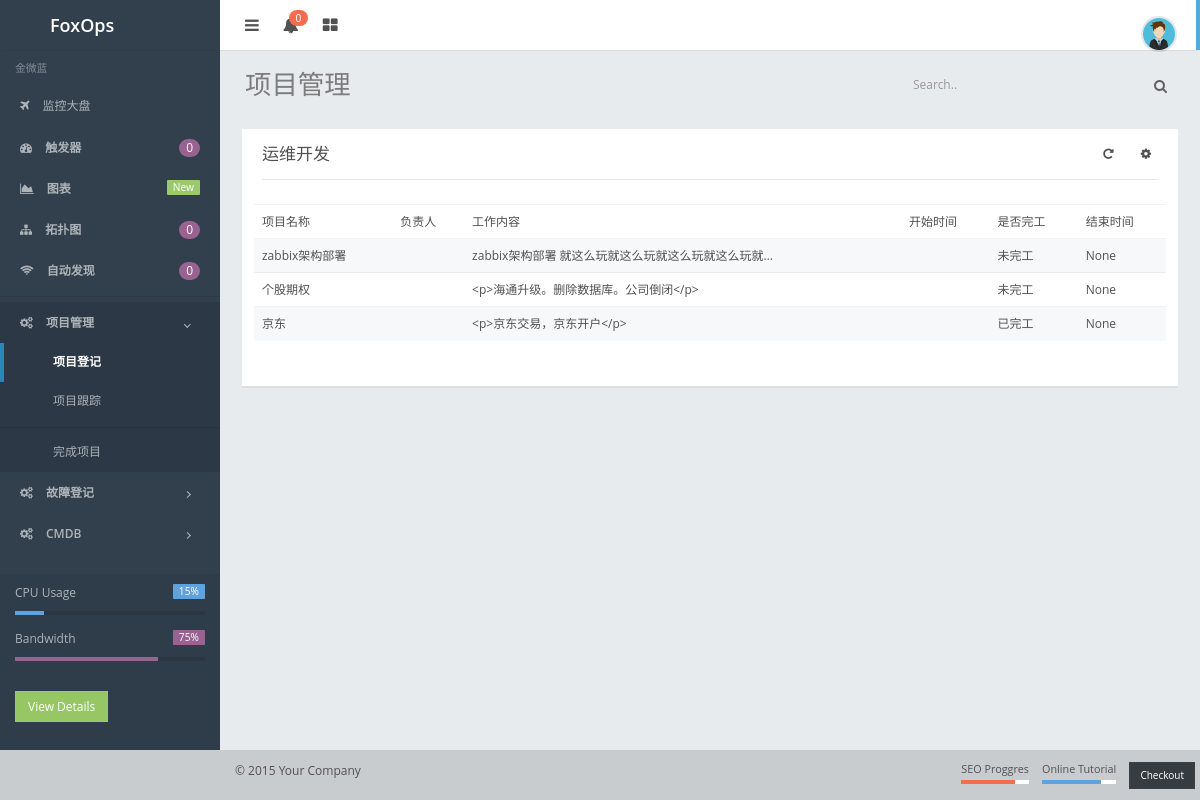
Page /projectpig/Projectpig/ on the committed database.
### projectpig/models.py (models this page shows, shortened)
class Projectpig(models.Model):
    project_name = models.CharField(u'项目名',max_length=64)
    person_in_charge = models.ForeignKey(UserProfile,verbose_name='负责人')
    work_content = models.TextField(u'工作内容',)
    open_date = models.DateField(u'开始时间')
    end_choices = (
        (0,'None'),
        (1,u'已完工'),
        (2,u'未完工')
    )
    end_type = models.IntegerField(u'完工状态',choices=end_choices,default=0,blank=True,null=True)
    end_date = models.DateField(u'结束时间',blank=True,null=True)

### projectpig/views.py (the view)
def Projectpig(request):
    project_list = models.Projectpig.objects.all()
    return render(request, 'Projectpig/project_list.html', {'project_list':project_list})

### templates/Projectpig/project_list.html (shortened to what this page needs)
{% extends 'start/index.html' %}
{% block  page-title %}
    项目管理
{% endblock %}
{% block page-content %}
  <div class="row">
    <div class="col-lg-12">
        <div class="panel">
            <div class="panel-heading">
                <div class="panel-control">
                    <button id="demo-panel-network-refresh" data-toggle="panel-overlay" data-target="#demo-panel-network" class="btn"><i class="fa fa-rotate-right"></i></button>
                    <div class="btn-group">
                        <button class="dropdown-toggle btn" data-toggle="dropdown" aria-expanded="false"><i class="fa fa-gear"></i></button>
                    </div>
                </div>
                <h3 class="panel-title">运维开发</h3>
            </div>
            <div class="panel-body " style="position:relative;z-index:2">
                <div class="row">
                 <table id='host_status_list' class="table table-striped table-hover">
                    <thead>
                        <tr>
                            <td>项目名称</td>
                            <td>负责人</td>
                            <td>工作内容</td>
                            <td>开始时间</td>
                            <td>是否完工</td>
                            <td>结束时间</td>
                        </tr>
                    </thead>
                    <tbody>
                    {% for project in project_list %}
                        <tr project_name="{{ project.project_name }}">
                            <td data-type="project_name"><a href="{% url 'new_article_list' %}">{{ project.project_name }}</a></td>
                            <td data-type="person_in_charge">{{ project.person_in_charge }}</td>
                            <td data-type="work_content">{{ project.work_content|truncatechars:30 }}</td>
                            <td data-type="open_date">{{ project.open_date|date:"Y-m-d" }}</td>
                            <td data-type="end_type">{{ project.get_end_type_display }}</td>
                            <td data-type="end_date">{{ project.end_date }}</td>
                        </tr>
                      {% endfor %}
                    </tbody>
                 </table>
                </div>
            </div>
        </div>
    </div>
  </div>
{% endblock %}

### templates/start/index.html (shortened to what this page needs)
{% extends 'start/base.html' %}
{% block content-container %}
<div id="container" class=" mainnav-lg mainnav-fixed navbar-fixed aside-fixed footer-fixed">
		<header id="navbar">
			<div id="navbar-container" class="boxed">
				<div class="navbar-header">
					<a href="index.html" class="navbar-brand">
						<div class="brand-title">
							<span class="brand-text">FoxOps</span>
						</div>
					</a>
				</div>
				<div class="navbar-content clearfix">
					<ul class="nav navbar-top-links pull-left">
						<li class="tgl-menu-btn">
							<a class="mainnav-toggle" href="#">
								<i class="fa fa-navicon fa-lg"></i>
							</a>
						</li>
						<li class="dropdown">
							<a href="#" data-toggle="dropdown" class="dropdown-toggle">
								<i class="fa fa-bell fa-lg"></i>
								<span class="badge badge-header badge-danger">0</span>
							</a>
						</li>
						<li class="mega-dropdown">
							<a href="#" class="mega-dropdown-toggle">
								<i class="fa fa-th-large fa-lg"></i>
							</a>
						</li>
					</ul>
					<ul class="nav navbar-top-links pull-right">
						<li id="dropdown-user" class="dropdown">
							<a href="#" data-toggle="dropdown" class="dropdown-toggle text-right">
								<span class="pull-right">
									<img class="img-circle img-user media-object" src="/static/unity/img/av1.png" alt="Profile Picture">
								</span>
							</a>
						</li>
					</ul>
				</div>
			</div>
		</header>
		<div class="boxed">
			<div id="content-container">
				<div id="page-title">
					<h2 class="page-header text-overflow">{% block page-title %}your page title{% endblock %}</h2>
					<div class="searchbox">
						<div class="input-group custom-search-form">
							<input type="text" class="form-control" placeholder="Search..">
							<span class="input-group-btn">
								<button class="text-muted" type="button"><i class="fa fa-search"></i></button>
							</span>
						</div>
					</div>
				</div>
				<div id="page-content">
                {% block page-content %}{% endblock %}
				</div>
			</div>
			<nav id="mainnav-container">
				<div id="mainnav">
					<div id="mainnav-menu-wrap">
						<div class="nano">
							<div class="nano-content">
								<ul id="mainnav-menu" class="list-group">
									<li class="list-header">金微蓝</li>
									<li class="">
										<a href="{% url 'dashboard' %}">
											<i class="fa fa-plane"></i>
											<span class="menu-title">监控大盘</span>
										</a>
									</li>
									<li>
										<a href="{% url 'triggers' %}">
											<i class="fa fa-dashboard"></i>
                                            <span class="menu-title">
												<strong>触发器</strong>
												<span class="pull-right badge badge-purple">0</span>
											</span>
										</a>
									</li>
									<li>
										<a href="#">
											<i class="fa fa-area-chart"></i>
											<span class="menu-title">
												<strong>图表</strong>
												<span class="label label-success pull-right">New</span>
											</span>
										</a>
									</li>
									<li>
										<a href="#">
											<i class="fa fa-sitemap"></i>
											<span class="menu-title">
												<strong>拓扑图</strong>
												<span class="pull-right badge badge-purple">0</span>
											</span>
										</a>
									</li>
									<li>
										<a href="#">
											<i class="fa fa-wifi"></i>
											<span class="menu-title">
												<strong>自动发现</strong>
												<span class="pull-right badge badge-purple">0</span>
											</span>
										</a>
									</li>
									<li class="list-divider"></li>
									<li>
										<a href="#">
											<i class="fa fa-cogs"></i>
											<span class="menu-title">
												<strong>项目管理</strong>
											</span>
											<i class="arrow"></i>
										</a>
										<ul class="collapse">
											<li><a href="{% url 'Projectpig' %}">项目登记</a></li>
                                            <li><a href="{% url 'project_fault' %}">项目跟踪</a></li>
											<li class="list-divider"></li>
											<li><a href="#">完成项目</a></li>
										</ul>
									</li>
                                    <li>
										<a href="#">
											<i class="fa fa-cogs"></i>
											<span class="menu-title">
												<strong>故障登记</strong>
											</span>
											<i class="arrow"></i>
										</a>
									</li>
                                    <li>
										<a href="">
											<i class="fa fa-cogs"></i>
											<span class="menu-title">
												<strong>CMDB</strong>
											</span>
											<i class="arrow"></i>
										</a>
									</li>
								</ul>
								<div class="mainnav-widget">
									<div id="demo-wg-server" class="hide-small mainnav-widget-content">
										<ul class="list-group">
											<li class="mar-btm">
												<span class="label label-primary pull-right">15%</span>
												<p>CPU Usage</p>
												<div class="progress progress-sm">
													<div class="progress-bar progress-bar-primary" style="width: 15%;">
													</div>
												</div>
											</li>
											<li class="mar-btm">
												<span class="label label-purple pull-right">75%</span>
												<p>Bandwidth</p>
												<div class="progress progress-sm">
													<div class="progress-bar progress-bar-purple" style="width: 75%;">
													</div>
												</div>
											</li>
											<li class="pad-ver"><a href="#" class="btn btn-success btn-bock">View Details</a></li>
										</ul>
									</div>
								</div>
							</div>
						</div>
					</div>
				</div>
			</nav>
		</div>
        <footer id="footer">
            <div class="show-fixed pull-right">
                <ul class="footer-list list-inline">
                    <li>
                        <p class="text-sm">SEO Proggres</p>
                        <div class="progress progress-sm progress-light-base">
                            <div style="width: 80%" class="progress-bar progress-bar-danger"></div>
                        </div>
                    </li>
                    <li>
                        <p class="text-sm">Online Tutorial</p>
                        <div class="progress progress-sm progress-light-base">
                            <div style="width: 80%" class="progress-bar progress-bar-primary"></div>
                        </div>
                    </li>
                    <li>
                        <button class="btn btn-sm btn-dark btn-active-success">Checkout</button>
                    </li>
                </ul>
            </div>
            <p class="pad-lft">&#0169; 2015 Your Company</p>
        </footer>
</div>
{% endblock %}

### templates/start/base.html (shortened to what this page needs)
<!DOCTYPE html>
<html lang="en">
<head>
	<link href="/static/css/bootstrap.min.css" rel="stylesheet">
	<link href="/static/css/nifty.min.css" rel="stylesheet">
	<link href="/static/css/font-awesome.min.css" rel="stylesheet">
	<link href="/static/css/custom.css" rel="stylesheet">
</head>
<body>
    {% block content-container %}{% endblock %}
</body>
</html>

### rows in the picture
Projectpig: project_name "zabbix架构部署", work_content "zabbix架构部署 就这么玩就这么玩就这么玩就这么玩就…", end_type "未完工", end_date "None"
Projectpig: project_name "个股期权", work_content "<p>海通升级。删除数据库。公司倒闭</p>", end_type "未完工", end_date "None"
Projectpig: project_name "京东", work_content "<p>京东交易，京东开户</p>", end_type "已完工", end_date "None"
